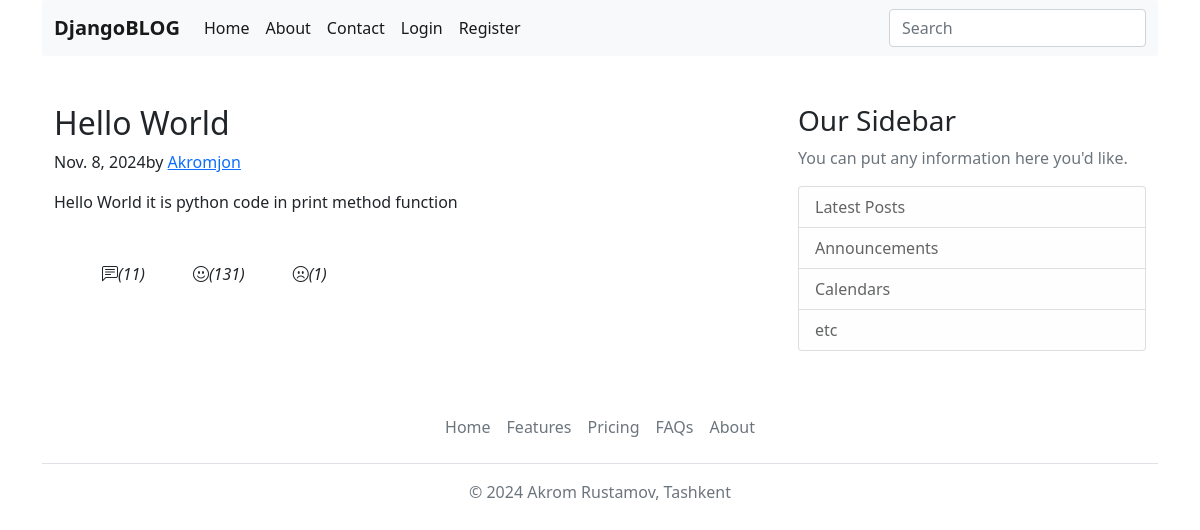
The page /post/hello-world on the database as committed earlier.
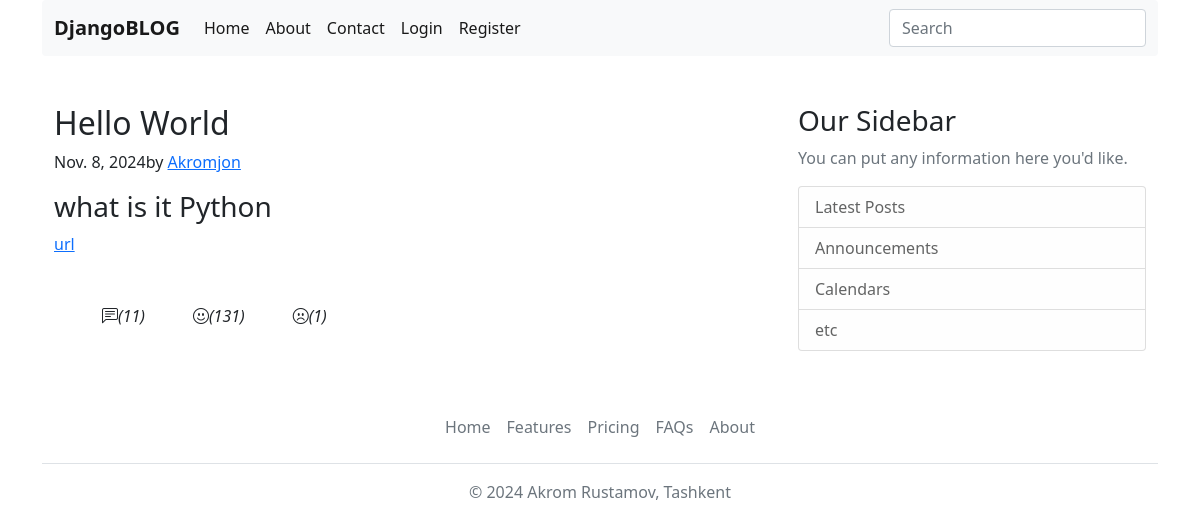
The same page on the database as committed later.
### apps/blog/models.py (models this page shows, shortened)
class Post(TimestempedAbstractModel):
    title = models.CharField(max_length=120)
    slug = models.SlugField(max_length=255, unique=True, db_index=True)
    content = models.TextField()
    publisher_at = models.DateField()
    is_active = models.BooleanField(default=False)
    author = models.ForeignKey("User", models.CASCADE, "posts")

class User(AbstractUser, TimestempedAbstractModel):
    avatar = models.ImageField(
        upload_to="avatars/", null=True, default="avatars/default/logo.png"
    )

### apps/blog/views.py (the view)
# urls.py: path("post/<slug:slug>", views.PostDetailPageView.as_view(), name="post_detail"),
class PostDetailPageView(View):
    template_name = "blog/post_detail.html"
    def get(self, request, slug):
        post = get_object_or_404(Post, slug=slug)
        return render(request, "blog/post_detail.html", {"post": post})

### apps/blog/templatetags/blog_tags.py (called while the page is built)
@register.filter(name="markdown")
def markdown_format(text):
    return mark_safe(markdown2.markdown(text))

### templates/blog/post_detail.html (shortened to what this page needs)
{% extends 'base.html' %}
{% load static blog_tags %}
{% block content %}
<main role="main" class="container">
  <div class="row">
    <div class="col-md-8">
      <article class="blog-post">
        <h2 class="blog-post-title">{{ post.title }}</h2>
        <p class="blog-post-meta">{{ post.publisher_at }}by <a href="#">{{ post.author }}</a></p>
        <p>{{ post.content|markdown }}</p>
      </article>
      <div class="d-flex mt-5 mb-3">
        <div class="ms-5">
          <i class="bi bi-chat-left-text">(11)</i>
        </div>
        <div class="ms-5">
          <i class="bi bi-emoji-smile">(131)</i>
        </div>
        <div class="ms-5">
          <i class="bi bi-emoji-frown">(1)</i>
        </div>
      </div>
    </div>
    {% include 'components/latest_posts.html' %}
  </div>
</main>
{% endblock %}

Rows that differ between the two databases and show on the page:
changed Post "Hello World": content "Hello World it is python code in print method function" → "what is it Python url"
